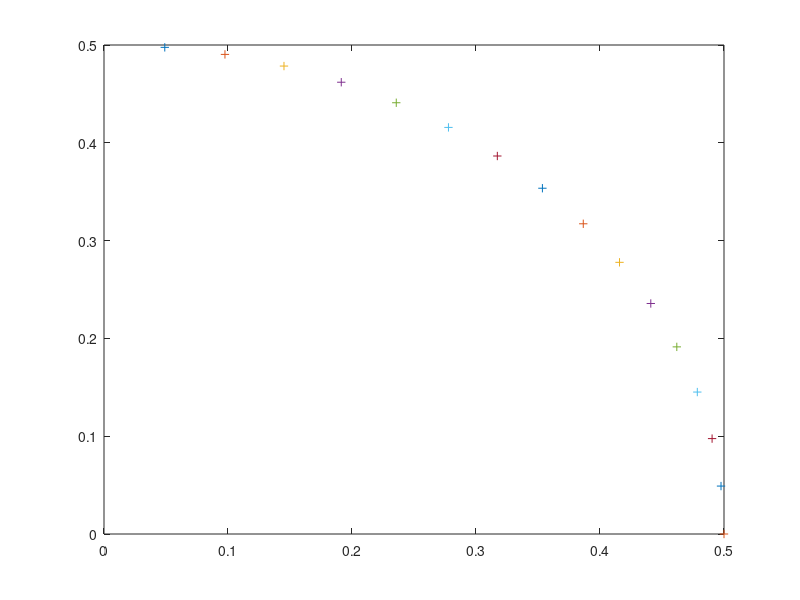

Here is the MATLAB script that generated this plot:
%% Plotting function:

clc; clear;
close all;
new_pos = 0;

radius = 0.5;
nSteps = 16;
half_pi = pi/2;

for count = 1:nSteps
pos_change = [radius*cos(half_pi*count/nSteps), radius*sin(half_pi*count/nSteps)];
new_pos = new_pos + pos_change;
pause(0.2);
plot(pos_change(2), pos_change(1),'+');
hold on;
disp(pos_change)
end
